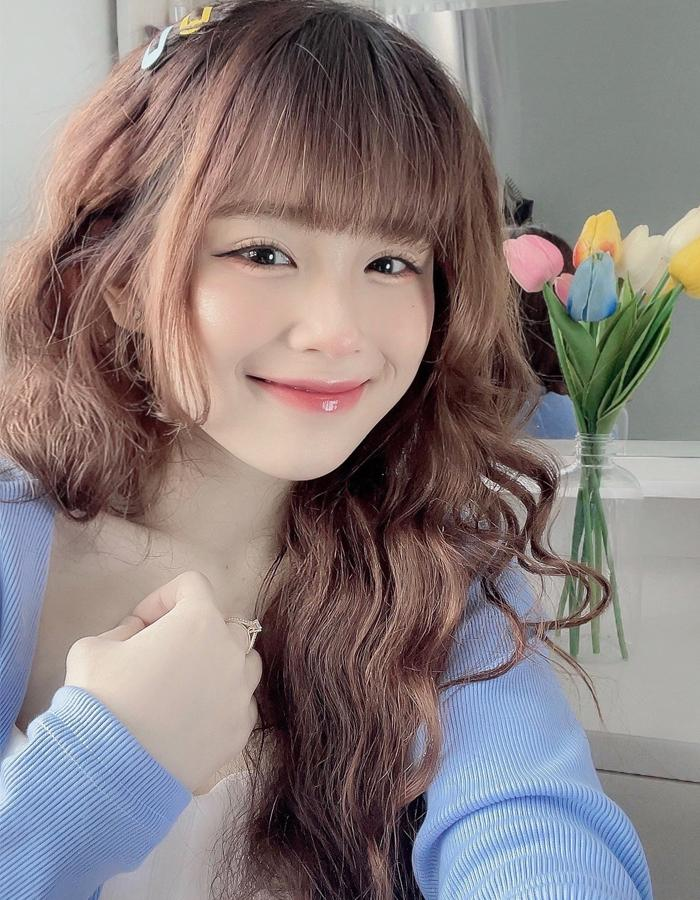
#> input picture Nam3HK2/XLAS/anh-gai-k5-1.jpg, 700 x 900 px, found by its file name
$ python test.py
#> lines starting #> are read from the running program, lines starting #| are printed output that depends on the picture
#> further down, img is the input picture: shape (900, 700, 3); mean B, G, R 124.8, 125.3, 137
# # import cv2
# # import numpy as np
# # import matplotlib.pyplot as plt
# # def conv(image, kernel):
# #     return cv2.filter2D(image, -1, kernel)
# # path=r'D:\Nam3HK2\XLAS\anh-gai-k5-1.jpg'
# # img=cv2.imread(path)
# # # cv2.imshow('Load Image', img)
# # k=np.ones((5,5))/25
# # r,g,b=cv2.split(img)
# # B=conv(b,k)
# # G=conv(g,k)
# # R=conv(r,k)
# # imgC=np.array(cv2.merge((R,G,B)),dtype='uint8')
# # plt.imshow(img)
# # plt.show()
# # plt.imshow(imgC)

# import cv2
# import numpy as np
# import matplotlib.pyplot as plt
# def conv(A, k):
#     # return cv2.filter2D(image, -1, kernel)
#     kh,kw=k.shape
#     h,W=A.shape
#     B=np.ones((h,W))
#     for i in range(0,h-kh+1):
#         for j in range(0,W-kw+1):
#             sA=A[i:i+kh,j:j+kw]
#             B[i,j]=np.sum(k*sA)
#     B=B[0:h-kh+1,0:W-kw+1]
#     return B

# path = r'D:\Nam3HK2\XLAS\anh-gai-k5-1.jpg'
# img = cv2.imread(path)
# k = np.ones((5, 5), np.float32) / 25
# b, g, r = cv2.split(img)
# B = conv(b, k)
# G = conv(g, k)
# R = conv(r, k)
# imgC = cv2.merge((R, G, B))
# plt.imshow(img)
# plt.show()
# plt.imshow(imgC)

import cv2
import numpy as np
import matplotlib.pyplot as plt
from scipy.ndimage import convolve
from scipy.ndimage import median_filter, maximum_filter, minimum_filter

plt.rcParams.update({'font.size': 5})

# Hàm convolution cho ảnh không gian với ảnh gray hoặc ảnh màu
def Conv(img, k):
    Out = np.zeros_like(img)
    if img.ndim > 2:
        for i in range(3):
            Out[:, :, i] = convolve(img[:, :, i], k)
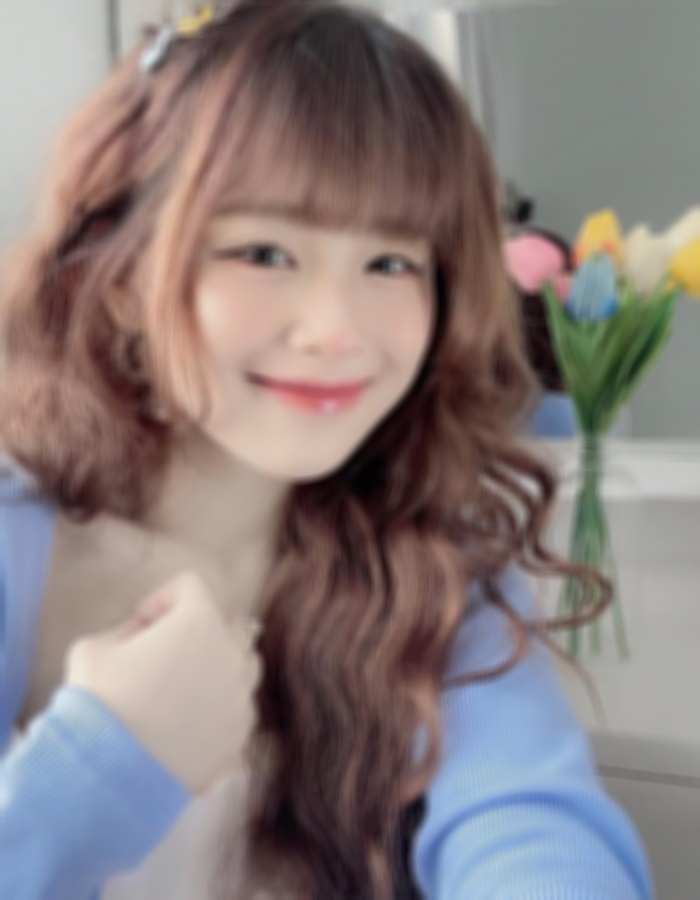
#> Out: shape (900, 700, 3); mean R, G, B 136.5, 124.8, 124.3
    else:
        Out = convolve(img, k)
    return Out

def Gausskernel(l=5, sig=1.5):
    s = round((l - 1) / 2)
    ax = np.linspace(-s, s, l)
    gauss = np.exp(-np.square(ax) / (2 * (sig**2)))
    kernel = np.outer(gauss, gauss)
    return kernel / np.sum(kernel)

def MedianFilter(img, size=3):
#> called with size = 3
    if img.ndim > 2:
        return np.stack([median_filter(img[:, :, i], size=size) for i in range(3)], axis=-1)
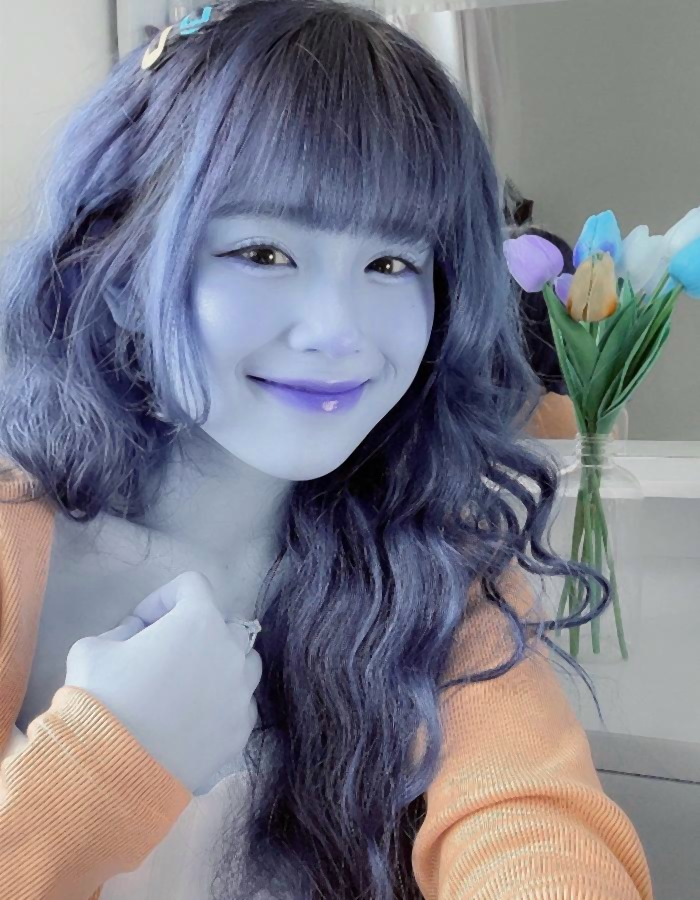
#> returned value: shape (900, 700, 3); mean of channels 0, 1, 2 137, 125.3, 124.8; drawn as B, G, R
    else:
        return median_filter(img, size=size)

def MaxFilter(img, size=3):
#> called with size = 3
    if img.ndim > 2:
        return np.stack([maximum_filter(img[:, :, i], size=size) for i in range(3)], axis=-1)
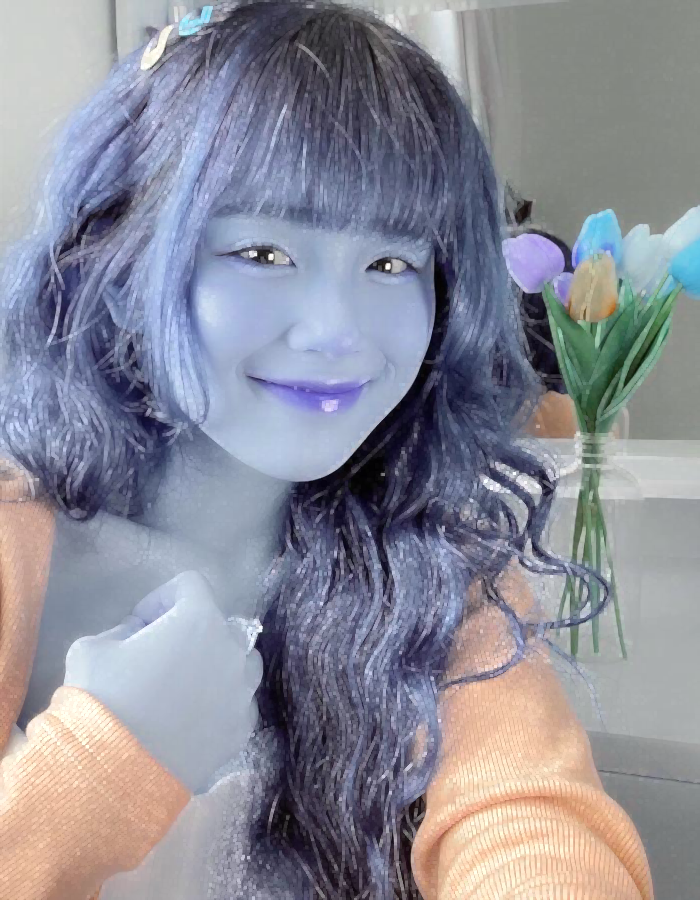
#> returned value: shape (900, 700, 3); mean of channels 0, 1, 2 152.3, 140.7, 140; drawn as B, G, R
    else:
        return maximum_filter(img, size=size)

def MinFilter(img, size=3):
#> called with size = 3
    if img.ndim > 2:
        return np.stack([minimum_filter(img[:, :, i], size=size) for i in range(3)], axis=-1)
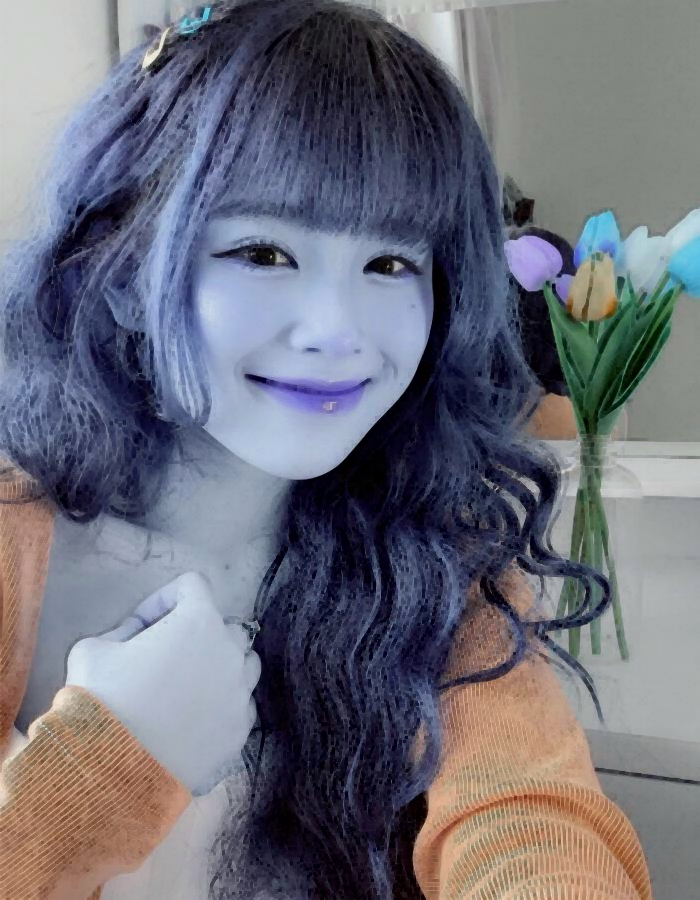
#> returned value: shape (900, 700, 3); mean of channels 0, 1, 2 121.5, 109.9, 109.3; drawn as B, G, R
    else:
        return minimum_filter(img, size=size)

img = cv2.imread(r'D:\Nam3HK2\XLAS\anh-gai-k5-1.jpg', cv2.IMREAD_COLOR)
img = cv2.cvtColor(img, cv2.COLOR_BGR2RGB)

plt.figure(figsize=(10, 8), dpi=100)

# Original image
subf = plt.subplot(2, 3, 1)
plt.imshow(img)
plt.axis('off')
subf.set_title("Original image")

# Mean filter
k = np.ones((11, 11)) / (11 * 11)
imgOutMean = Conv(img, k)
subf = plt.subplot(2, 3, 2)
plt.imshow(imgOutMean)
plt.axis('off')
subf.title.set_text('Box filter')

# Gaussian filter
gauss_kernel = Gausskernel(l=11, sig=1.5)
imgOutGauss = Conv(img, gauss_kernel)
subf = plt.subplot(2, 3, 3)
plt.imshow(imgOutGauss)
plt.axis('off')
subf.title.set_text('Gaussian filter')

# Median filter
imgOutMedian = MedianFilter(img, size=3)
subf = plt.subplot(2, 3, 4)
plt.imshow(imgOutMedian)
plt.axis('off')
subf.title.set_text('Median filter')

# Max filter
imgOutMax = MaxFilter(img, size=3)
subf = plt.subplot(2, 3, 5)
plt.imshow(imgOutMax)
plt.axis('off')
subf.title.set_text('Max filter')

# Min filter
imgOutMin = MinFilter(img, size=3)
subf = plt.subplot(2, 3, 6)
plt.imshow(imgOutMin)
plt.axis('off')
subf.title.set_text('Min filter')

plt.tight_layout()
plt.show()
